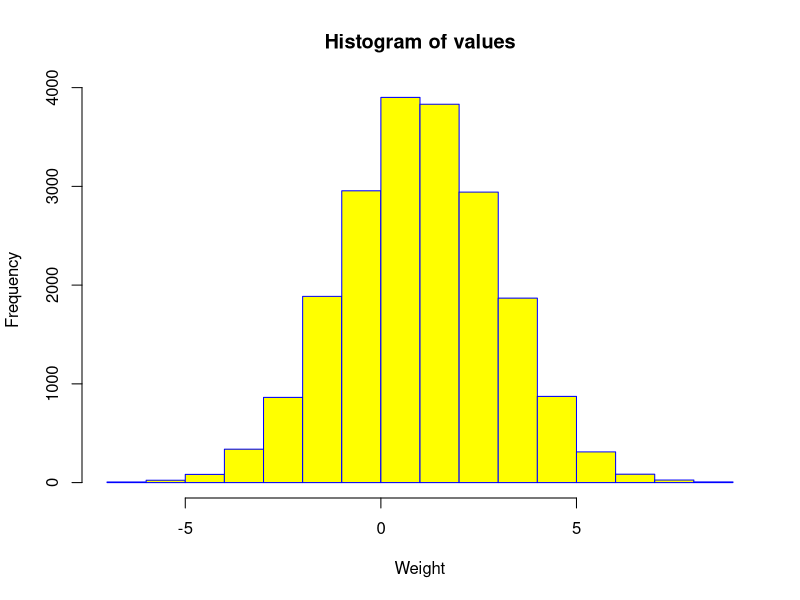
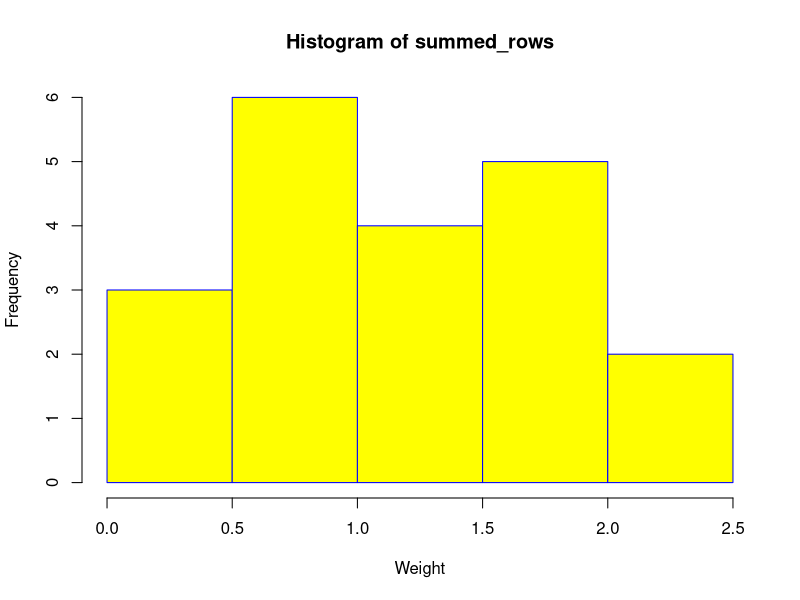
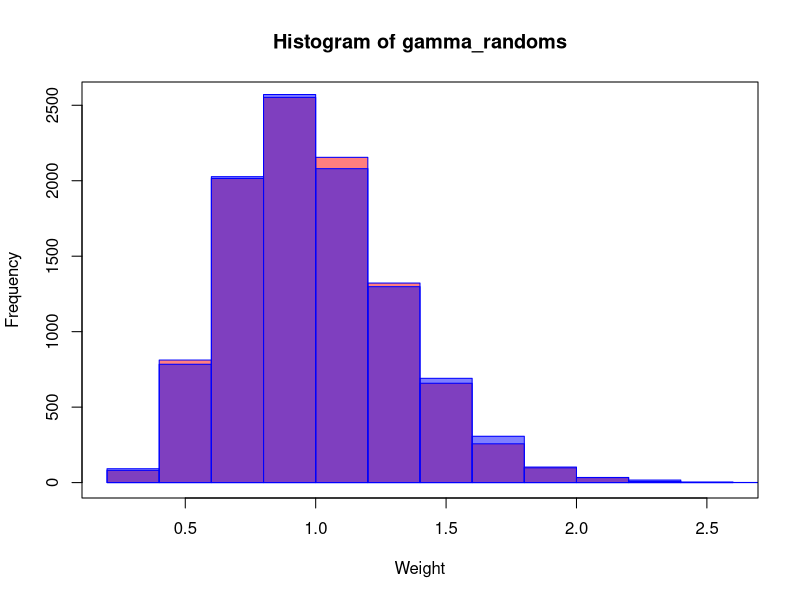

Reproduce these figures in R, in order.
#1

size <- 1000
vec <- 1:size
s <- sum(vec)
avg = s / size
vec <- vec * 2
c(1,2,3) + c(4,5,6)
vec[vec > 500]

c(1:size)
vec[(c(1:size) %% 5 == 0)] <- 0
vec1 <- c(-2, -1, vec, 2001, 2002)
len <- length(vec1)

#2

N <- 100000
and_divisible <- sum((c(1:N) %% 706 == 0) & (c(1:N) %% 48 == 0)) 
or_divisible <- sum((c(1:N) %% 706 == 0) | (c(1:N) %% 48 == 0)) 

#3

values <- rnorm(20000, 1, 2)
hist(values,xlab = "Weight",col = "yellow",border = "blue")

matrix_form <- matrix(values,nrow = 20,ncol = 10)
summed_rows <- apply(matrix_form, 1, function(x) mean(x))
hist(summed_rows,xlab = "Weight",col = "yellow",border = "blue")

#4

n <- 1000000
random_from_plane <- cbind(runif(n,0,1),runif(n,0,1))
in_unit_circle <- function(point) {return((point[1] - 0.5)^2 + (point[2] - 0.5)^2 <= 0.25)}
pi_estimate <- 4*mean(apply(random_from_plane, 1, in_unit_circle))

#5

get_random <- function(N, sample_size, distribution, ...) {
  # podzielić na macierz a zrobić od razu dużo liczb
  result <- lapply(c(1:N), function(x) {return(mean(distribution(sample_size, ...)))})
  return(unlist(result))
}

#6

gamma_randoms <- get_random(10000, 10, rgamma, 1)
hist(gamma_randoms, xlab = "Weight",col = rgb(1,0,0,0.5),border = "blue")
true_gamma <- rgamma(10000, 10, rate = 10)
hist(true_gamma, xlab = "Weight",col = rgb(0,0,1,0.5),border = "blue", add=T)
box()
